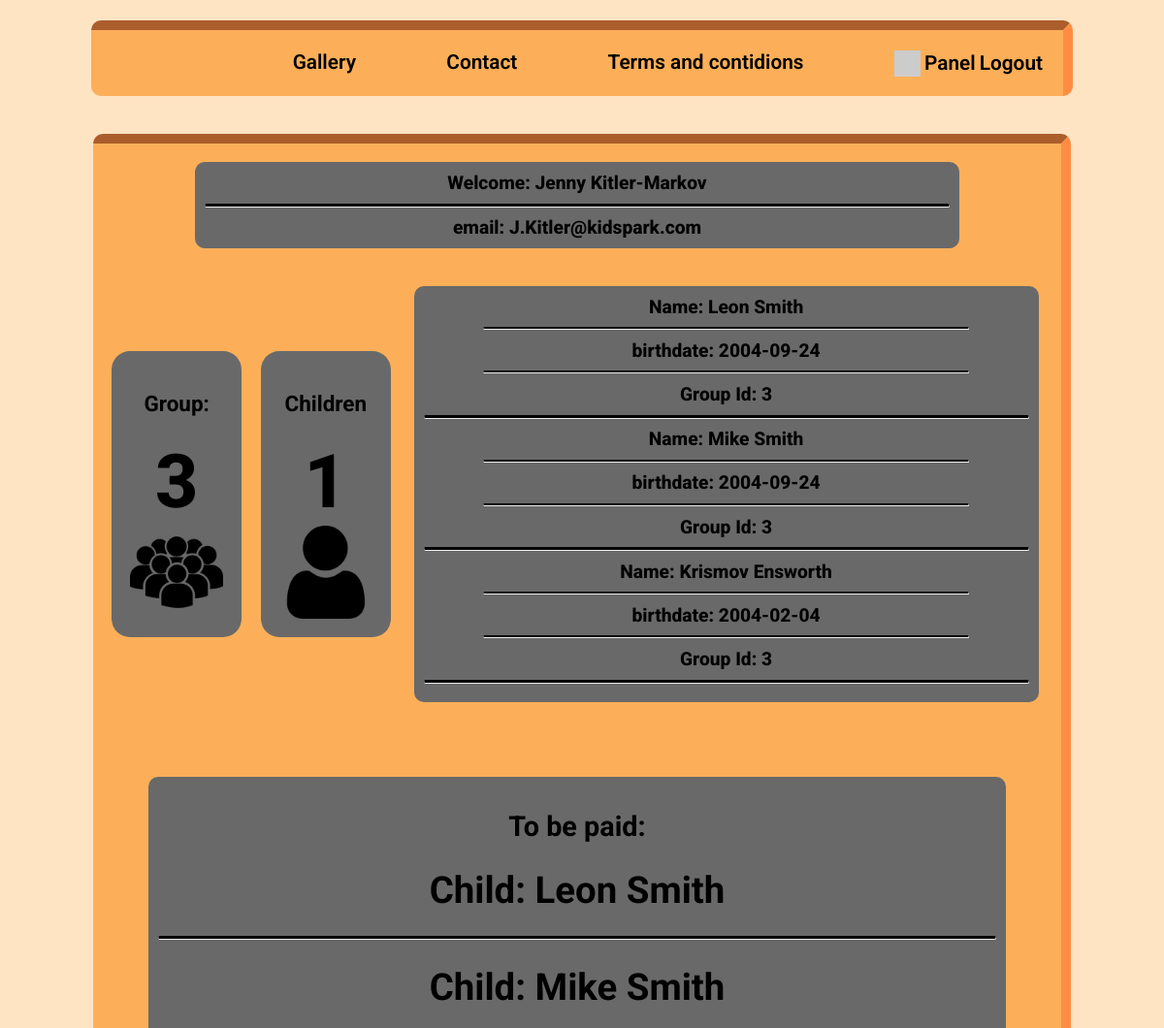
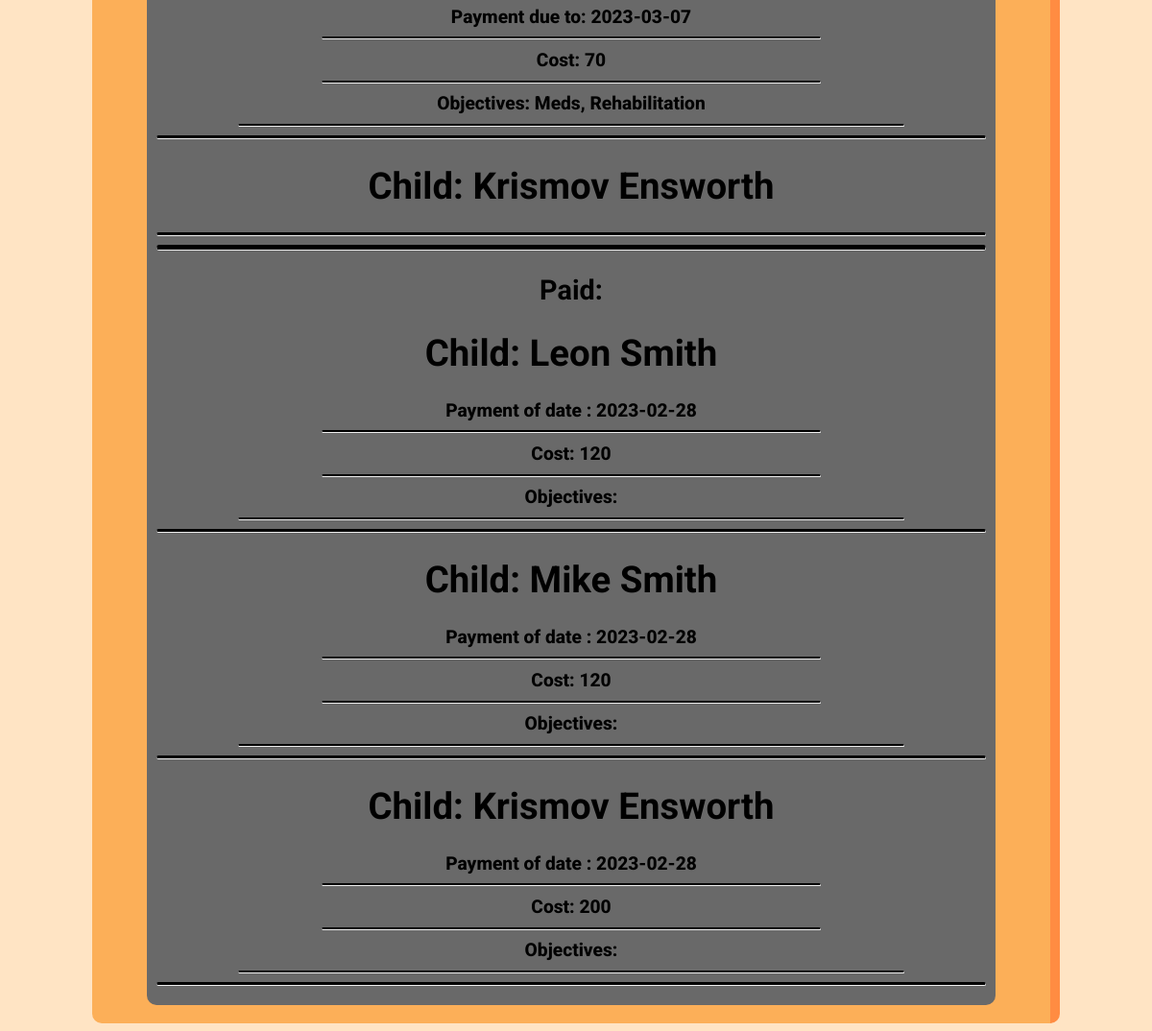
The app's page /panel/educator (signed in) with its own data (2 pictures, top to bottom).
### tables this page shows
CREATE TABLE `accounts` (
  `accountId` int(11) NOT NULL,
  `email` text NOT NULL,
  `name` text NOT NULL,
  `familyName` text NOT NULL,
  `accountType` text NOT NULL,
  `password` text NOT NULL
);

CREATE TABLE `groups` (
  `groupId` int(11) NOT NULL,
  `groupName` text NOT NULL,
  `caretakerId` int(11) NOT NULL
);

CREATE TABLE `children` (
  `id` int(11) NOT NULL,
  `name` text NOT NULL,
  `familyName` text NOT NULL,
  `birthdate` date NOT NULL,
  `groupId` text NOT NULL
);

CREATE TABLE `paymentnotice` (
  `id` int(11) NOT NULL,
  `childId` int(11) NOT NULL,
  `cost` int(11) NOT NULL,
  `dateDue` date NOT NULL,
  `objectives` text NOT NULL
);

CREATE TABLE `payments` (
  `paymentId` int(11) NOT NULL,
  `cost` int(11) NOT NULL,
  `dateDue` date NOT NULL,
  `accountId` int(11) NOT NULL,
  `childId` int(11) NOT NULL,
  `objective` text NOT NULL
);

### panel/educator/index.php (the view, shortened to what this page needs)
<?php
    $conn = mysqli_connect("localhost", "root", "", "kindergarten");
?>
<!DOCTYPE html>
<html lang="en">
<head>
    <link rel="stylesheet" href="../../css/style.css">
    <link rel="stylesheet" href="../../css/educator.css">
</head>
<body>
    <div id="container">
        <?php
        include "../../navbar.php";
        navbar();
        ?>
        <div id="content">
            <div id="accountInfo">
                <?php
                    $email = $_SESSION['email'];
                    $query = mysqli_query($conn, "SELECT * FROM `accounts` WHERE email like '$email'");
                    $row = mysqli_fetch_array($query);
                    echo "Welcome: ".$row['name']." ".$row['familyName']."<hr> email: ".$row["email"];
                ?>
            </div>
            <div class="flex_row">
                <div class="stat flex_column">
                    <h3>Group:</h3>
                    <div class="stat_num">
                    <?php
                    $query = mysqli_query($conn, "SELECT * FROM `accounts` WHERE email like '$email'");
                    $row = mysqli_fetch_array($query);
                    $accId = $row['accountId'];
                    $count = 0;
                    $query = mysqli_query($conn, "SELECT groupId FROM `groups` where caretakerId = '$accId'");
                    $row = mysqli_fetch_array($query);
                    $grId = $row['groupId'];
                    $query = mysqli_query($conn, "SELECT groupId FROM `groups` where caretakerId = '$accId'");
                    while($row=mysqli_fetch_array($query)){
                        $count = $count + 1;
                    }
                    if($count>0){
                        echo $grId;
                    }
                    else{
                        echo "N/A";
                    }
                    ?>
                    </div>
                    <img src="../../img/crowd-of-users.png" alt="">
                </div>
                <div class="stat flex_column">
                    <h3>Children</h3>
                    <div class="stat_num">
                    <?php
                    $count = 0;
                    $query = mysqli_query($conn, "SELECT * FROM `accounts` WHERE email like '$email'");
                    $row = mysqli_fetch_array($query);
                    $accId = $row['accountId'];
                    $query = mysqli_query($conn, "SELECT groupId FROM `groups` where caretakerId = '$accId'");
                    while($row=mysqli_fetch_array($query)){
                        $count = $count + 1;
                    }
                    echo $count;
                    ?>
                    </div>
                    <img src="../../img/user.png" alt="">
                </div>
                <div id="childInfo">
                    <?php
                        $query = mysqli_query($conn, "SELECT * FROM `accounts` WHERE email like '$email'");
                        $row = mysqli_fetch_array($query);
                        $accId = $row['accountId'];
                        $query = mysqli_query($conn, "SELECT * FROM `children` JOIN groups ON children.groupId = groups.groupId where caretakerId = '$accId'");
                        while($row=mysqli_fetch_array($query)){
                            echo "Name: ".$row['name']." ".$row['familyName']."<hr class='child'> birthdate: ".$row["birthdate"]."<hr class='child'> Group Id: ".$row["groupId"]."<hr>";
                        }
                    ?>
                </div>
            </div>
             <div id="payments">
                        <h2>To be paid:</h2>
                        <?php
                        $query = mysqli_query($conn, "SELECT * FROM `children` JOIN groups ON children.groupId = groups.groupId where caretakerId = '$accId'");
                        while($row=mysqli_fetch_array($query)){
                            echo "<h1> Child: ".$row['name']." ".$row['familyName']."</h1>";
                            $id = $row['id'];
                            $query2 = mysqli_query($conn, "SELECT * FROM `paymentnotice` WHERE childId = $id");
                            while($row2=mysqli_fetch_array($query2)){
                                echo "Payment due to: ".$row2['dateDue']."<hr class='child1'> Cost: ".$row2["cost"]."<hr class='child1'> Objectives: ".$row2["objectives"];
                                echo "<hr class='child'>";
                            }
                            echo "<hr>";
                        }
                        ?>
                        <hr class="paydiv">
                        <h2>Paid:</h2>
                        <?php
                        $query = mysqli_query($conn, "SELECT * FROM `children` JOIN groups ON children.groupId = groups.groupId where caretakerId = '$accId'");
                        while($row=mysqli_fetch_array($query)){
                            echo "<h1> Child: ".$row['name']." ".$row['familyName']."</h1>";
                            $id = $row['id'];
                            $query2 = mysqli_query($conn, "SELECT * FROM `payments` WHERE childId = $id");
                            while($row2=mysqli_fetch_array($query2)){
                                echo "Payment of date : ".$row2['dateDue']."<hr class='child1'> Cost: ".$row2["cost"]."<hr class='child1'> Objectives: ".$row2["objectives"];
                                echo "<hr class='child'>";
                            }
                            echo "<hr>";
                        }
                        ?>
            </div>
        </div>
</body>
</html>

### navbar.php
<?php
function navbar(): void
{
    $url = "http://" . $_SERVER['SERVER_NAME'] . $_SERVER['REQUEST_URI'];
    $h = explode("/", $url)[3];
    $url = "http://" . $_SERVER['SERVER_NAME'] . "/" . $h;
    echo "<div id='navbar'>
        <div id='buttons'>
            <div class='button'></div>
            <div class='button'><a href='$url/gallery'>Gallery</a></div>
            <div class='button'><a href='$url/contact'>Contact</a></div>
            <div class='button'><a href='$url/tac'>Terms and contidions</a></div>
        </div>";
            if (isset($_SESSION['email'])) {
                echo '<div id="profile"><img src="https://robohash.org/'.$_SESSION['email'].'?set=set4" alt="">  ';
                echo "<a href='$url/panel'>Panel</a>  ";
                echo "<a href='$url/logout'>Logout</a>";
            }
            else {
                echo "<a href='$url/login'>Login</a>";
            }
echo "            </div>
        </div>";
}

### css/style.css (style rules this page uses)
a { text-decoration: none; color: black; font-weight: 600; }
body { font-family: Roboto, sans-serif; }
#navbar { display: flex; justify-content: space-evenly; flex-direction: row; width: 80vw; background-color: #FCAF58; margin: 1em auto auto; border: #FF8C42 10px inset; border-radius: 10px; border-bottom: none; border-left: none; padding: 1em; font-size: 1.3em; }
#profile { display: flex; flex-direction: row; align-items: center; gap: 0.2em; }
#profile > img { width: 1.3em; }
#buttons { display: flex; justify-content: space-evenly; flex-direction: row; flex-grow: 1; }
#content { width: 80vw; background-color: #FCAF58; margin: 2em auto auto; border: #FF8C42 10px inset; border-radius: 10px; border-bottom: none; border-left: none; padding: 1em; }
.flex_row { display: flex; flex-direction: row; justify-content: space-evenly; margin-bottom: 2em; flex-wrap: wrap; align-items: center; gap: 1em; }
.flex_column { display: flex; flex-direction: column; justify-items: center; }
.stat { text-align: center; padding: 1em; border-radius: 1em; background-color: dimgrey; }
.stat_num { font-size: 4em; font-weight: 800; }
.stat > img { max-width: 200px; }
body { background: bisque; }

### css/educator.css (style rules this page uses)
#accountInfo { background-color: dimgray; width: 80%; color: black; font-size: 1em; font-weight: 800; border-radius: 10px; padding: 10px; margin: auto; }
#childInfo { background-color: dimgray; width: 65%; color: black; font-size: 1em; font-weight: 800; float: left; border-radius: 10px; padding: 10px; margin: auto; }
#content { display: flex; flex-direction: column; gap: 2em; text-align: center; font-size: 120%; }
hr { border-top: 3px solid black; border-radius: 5px; }
.stat { width: 10%; }
hr.child { border-top: 2px solid black; border-radius: 5px; width: 80%; }
#payments { background-color: dimgray; width: 90%; color: black; font-size: 1em; font-weight: 800; border-radius: 10px; padding: 10px; margin: auto; }
hr.child1 { border-top: 2px solid black; border-radius: 5px; width: 60%; }
hr.paydiv { border-top: 5px solid black; border-radius: 5px; }

### records on screen
accounts: name "Jenny", familyName "Kitler-Markov", email "J.Kitler@kidspark.com"
groups: groupId "3"
children: name "Leon", familyName "Smith", birthdate "2004-09-24", groupId.groupId "3"
children: name "Mike", familyName "Smith", birthdate "2004-09-24", groupId.groupId "3"
children: name "Krismov", familyName "Ensworth", birthdate "2004-02-04", groupId.groupId "3"
paymentnotice: dateDue "2023-03-07", cost "70", objectives "Meds, Rehabilitation"
payments: dateDue "2023-02-28", cost "120"
payments: dateDue "2023-02-28", cost "120"
payments: dateDue "2023-02-28", cost "200"

### other values on screen
$count "1"
